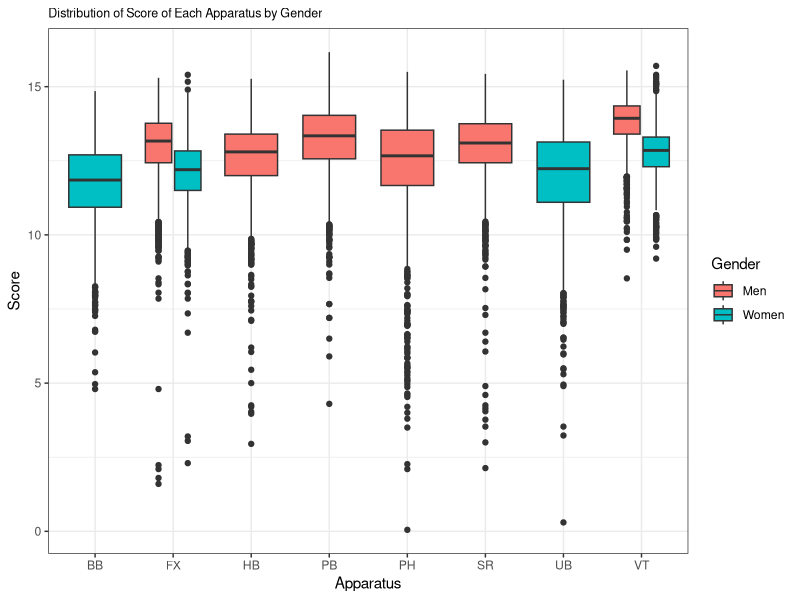
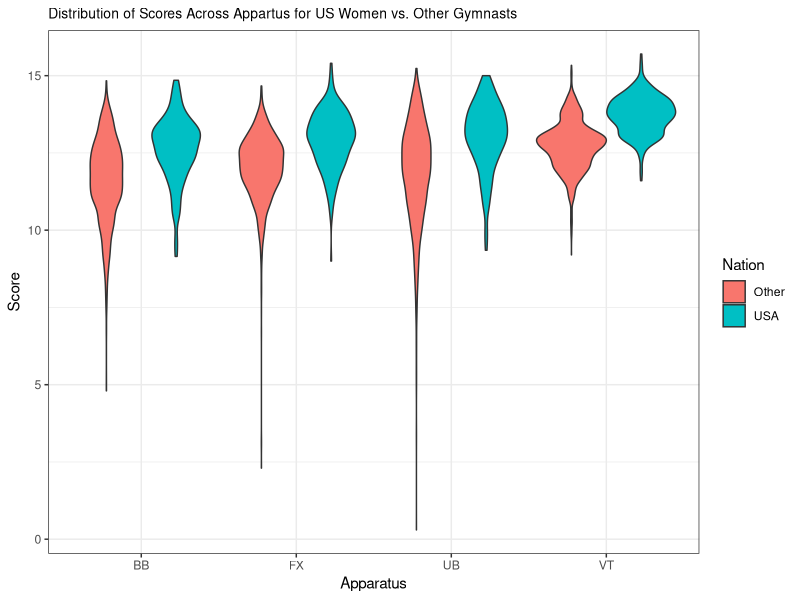
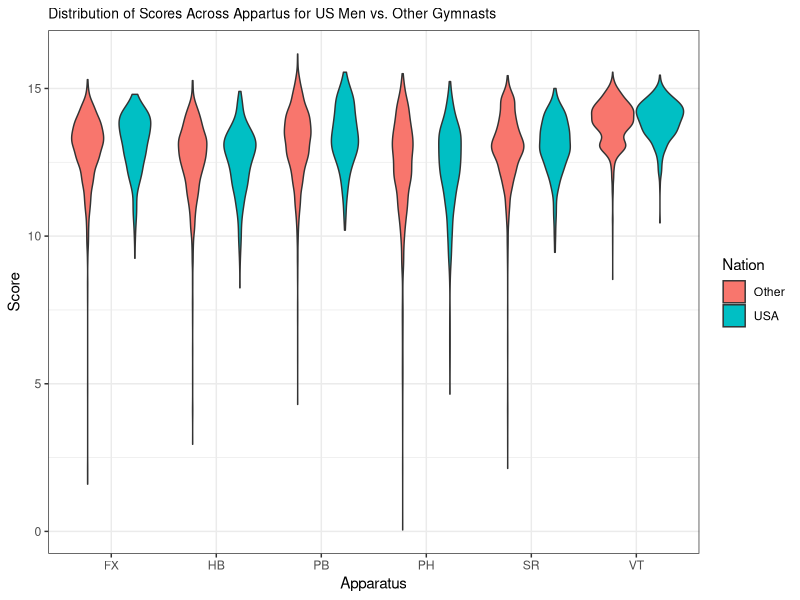
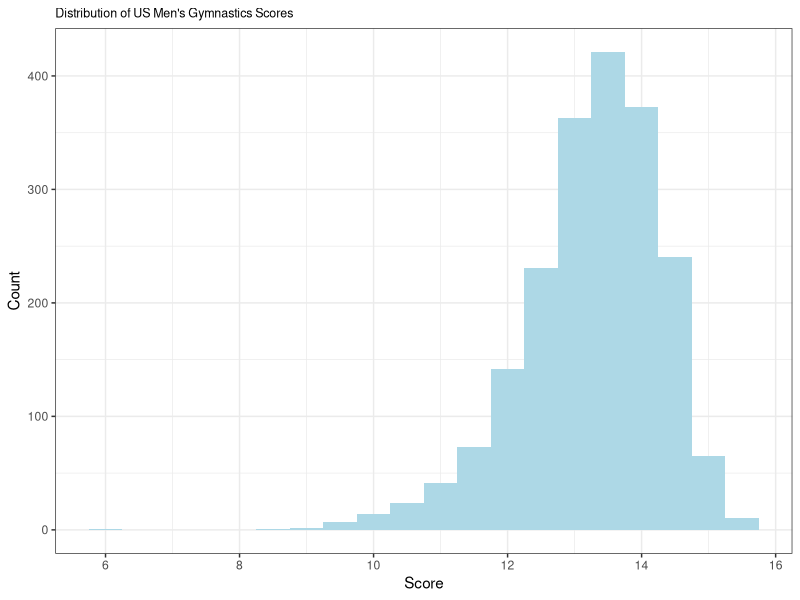
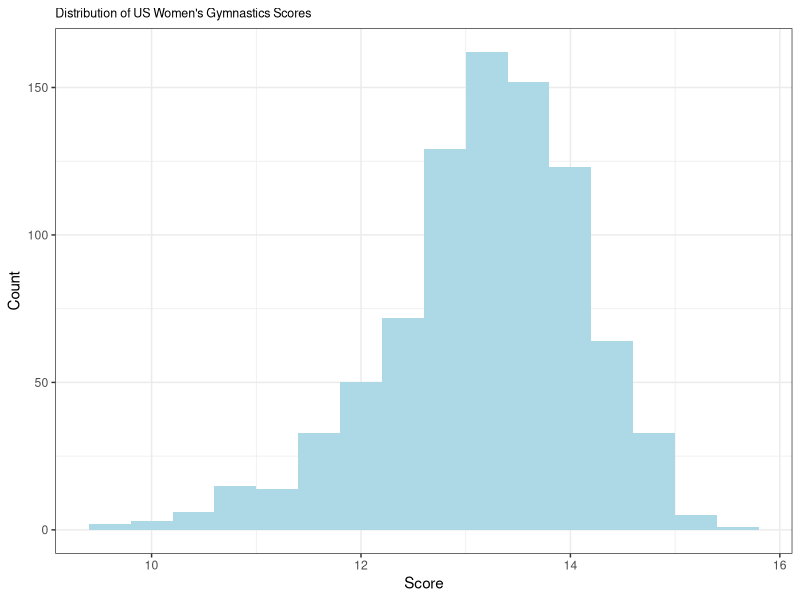

Write the R code that produced these figures, in order.
## ---- chunk 1
knitr::opts_chunk$set(echo = TRUE)
library(ggplot2)
library(dplyr)
library(MASS)
library(purrr)
library(tidyr)
library(knitr)
## ---- chunk 2
gym_data = read.csv("filtered_3.csv")
allcountries = read.csv("cleanedfinalgymnastdata.csv")
## ---- chunk 3
#Cleaning hb issue
gym_data$Apparatus[gym_data$Apparatus == "hb"] <- "HB"
allcountries$Apparatus[allcountries$Apparatus == "hb"] <- "HB"

## ---- chunk 4
#Gymnasts vault two times, which is in the data as VT1 and VT2 (or if just once VT)
#Renaming these to all just be VT, because they're all data on vaults
gym_data$Apparatus[gym_data$Apparatus == "VT1"] <- "VT"
gym_data$Apparatus[gym_data$Apparatus == "VT2"] <- "VT"
allcountries$Apparatus[allcountries$Apparatus == "VT1"] <- "VT"
allcountries$Apparatus[allcountries$Apparatus == "VT2"] <- "VT"

#Making a US Binary variable
gym_data <- gym_data %>%
  mutate(Nation = case_when(Country == "USA" ~ "USA",
                              Country != "USA" ~ "Other"))

allcountries <- allcountries %>%
  mutate(Nation = case_when(Country == "USA" ~ "USA",
                              Country != "USA" ~ "Other"))
## ---- chunk 5
#Looking at distribution of score across different events
options(repr.plot.width = 2, repr.plot.height =2)
p <- ggplot(data = allcountries, mapping = aes(x = Apparatus, y = Score, fill = Gender)) +  
  geom_boxplot() + theme_bw() + labs(title = "Distribution of Score of Each Apparatus by Gender") +
  xlab("Apparatus") + ylab("Score") + theme(plot.title=element_text(size=9))

p + scale_fill_discrete(name = "Gender", labels = c("Men", "Women"))

#Initial issue is that some rows have a lower score hb that is making it seem like there are two categories of high bar
## ---- chunk 6
women_gym_data <- gym_data %>%
  filter(Gender == "w")

men_gym_data <- gym_data %>%
  filter(Gender == "m")

allcountriesw <- allcountries %>%
  filter(Gender == "w")
allcountriesm <- allcountries %>%
  filter(Gender == "m")
## ---- chunk 7
library(dplyr)
ggplot(data = allcountriesw, mapping = aes(x = Apparatus, y = Score, fill = Nation)) +
  geom_violin() + theme_bw() + labs(title = "Distribution of Scores Across Appartus for US Women vs. Other Gymnasts") + xlab("Apparatus") + ylab("Score") + theme(plot.title = element_text(size=10))

ggplot(data = allcountriesm, mapping = aes(x = Apparatus, y = Score, fill = Nation)) +
  geom_violin() + theme_bw() + labs(title = "Distribution of Scores Across Appartus for US Men vs. Other Gymnasts") + xlab("Apparatus") + ylab("Score") + theme(plot.title = element_text(size=10))
## ---- chunk 8
men_gym_data <- men_gym_data %>%
  mutate(name = paste(FirstName, LastName))

men_gym_data %>% filter(Country == "USA") %>% group_by(name) %>% count()

women_gym_data <- women_gym_data %>%
  mutate(name = paste(FirstName, LastName))

women_gym_data %>% filter(Country == "USA") %>% group_by(name) %>% count()
## ---- chunk 9
us_men_gym_data <- men_gym_data %>% filter(Country == "USA")
us_womens_gym_data <- women_gym_data %>% filter(Country == "USA")
## ---- chunk 10
#Get rid of all gymnasts that did not compete in 2023
library(stringr)
us_womens_gym_data$Year <- str_sub(us_womens_gym_data$Date, -4)
us_men_gym_data$Year <- str_sub(us_men_gym_data$Date, -4)

length(unique(us_men_gym_data$name))
length(unique(us_womens_gym_data$name))

us_womens_gym_data <- us_womens_gym_data %>%
  group_by(name) %>%
  filter(max(Year) == 2023)

us_men_gym_data <- us_men_gym_data %>%
  group_by(name) %>%
  filter(max(Year) == 2023)

length(unique(us_men_gym_data$name))
length(unique(us_womens_gym_data$name))
## ---- chunk 11

length(unique(us_men_gym_data$name))
length(unique(us_womens_gym_data$name))
w_avs <- us_womens_gym_data %>%
  group_by(name) %>%
  summarise(mean(Score))
names(w_avs) <- c("name", "avgScore")

quantile(w_avs$avgScore)

m_avs <- us_men_gym_data %>%
  group_by(name) %>%
  summarise(mean(Score))
names(m_avs) <- c("name", "avgScore")

quantile(m_avs$avgScore)

us_womens_gym_data <- us_womens_gym_data %>%
  group_by(name) %>%
  filter(mean(Score) > 12.15156)
us_men_gym_data <- us_men_gym_data %>%
  group_by(name) %>%
  filter(mean(Score) > 12.15000)

length(unique(us_men_gym_data$name))
length(unique(us_womens_gym_data$name))
## ---- chunk 12
#hist(us_men_gym_data$Score)
ggplot(data = us_men_gym_data, mapping = aes(x = Score)) + geom_histogram(fill = "light blue",binwidth = .5) + theme_bw() +
  labs(title = "Distribution of US Men's Gymnastics Scores") + xlab("Score") + ylab("Count") +
   theme(plot.title=element_text(size=9))

ggplot(data = us_womens_gym_data, mapping = aes(x = Score)) + geom_histogram(fill = "light blue",binwidth = .4) + theme_bw() + labs(title = "Distribution of US Women's Gymnastics Scores") + xlab("Score") + ylab("Count") + theme(plot.title=element_text(size=9))
#hist(us_womens_gym_data$Score)
## ---- chunk 13
set.seed(1212)

problematic_groups <- gym_data %>%
  filter(FirstName == "" | LastName == "" | FirstName == ".")%>%
  distinct()

# Filter out problematic groups from the original data
uniques <- gym_data %>%
  anti_join(problematic_groups, by = c("FirstName", "LastName"))%>%
  filter(!is.na(Score))
usa <- subset(uniques, Country == "USA")
# usa_men <- subset(usa, Gender == "m")
usa_men <- us_men_gym_data
# usa_women <- subset(usa, Gender == "w")
usa_women <- us_womens_gym_data

mu <- list()
sd <- list()
name_store <- list()
for(i in 1:nrow(usa_men)){
  first_name <- usa_men$FirstName[i]
  last_name <- usa_men$LastName[i]
  name_store[[i]] <- paste(first_name, last_name, i , sep = "-")
  sub <- usa_men %>%
    subset(LastName == last_name)%>%
    subset(FirstName == first_name)
  sub_na <- na.omit(sub$Score)
  fits <- fitdistr(sub$Score, "normal")
  mu[[i]] <- as.numeric(fits$estimate[1])
  sd[[i]] <- as.numeric(fits$estimate[2])
}

men_tib <- tibble(Names = name_store, Mu = mu, SD = sd)
men_tib$Names <- sub("^(.*?-.*?)-.*", "\\1", men_tib$Names)

men_usa <- men_tib %>%
  distinct(Names, Mu, SD)

mu_2 <- list()
sd_2 <- list()
name_store_2 <- list()
for(i in 1:nrow(usa_women)){
  first_name <- usa_women$FirstName[i]
  last_name <- usa_women$LastName[i]
  name_store_2[[i]] <- paste(first_name, last_name, i , sep = "-")
  sub <- usa_women %>%
    subset(LastName == last_name)%>%
    subset(FirstName == first_name)
  sub_na <- na.omit(sub$Score)
  fits <- fitdistr(sub$Score, "normal")
  mu_2[[i]] <- as.numeric(fits$estimate[1])
  sd_2[[i]] <- as.numeric(fits$estimate[2])
}

women_tib <- tibble(Names = name_store_2, Mu = mu_2, SD = sd_2)
women_tib$Names <- sub("^(.*?-.*?)-.*", "\\1", women_tib$Names)

women_usa <- women_tib %>%
  distinct(Names, Mu, SD)
## ---- chunk 14
set.seed(500)
gymnasts <- 5
top_combos <- 10
usa_unique_final <- na.omit(men_usa)

name_list <- c(
  "Riley-LOOS",
  "Ian-LASIC",
  "Alex-DIAB",
  "Cameron-BOCK",
  "Yul-MOLDAUER",
  "Shane-WISKUS",
  "Colt-WALKER",
  "Blake-SUN",
  "Khoi-YOUNG",
  "Stephen-NEDOROSCIK",
  "Taylor-BURKHART",
  "Brandon-BRIONES",
  "Connor-MCCOOL",
  "Donnell-WHITTENBURG",
  "Asher-HONG",
  "Joshua-KARNES",
  "Paul-JUDA",
  "Frederick-RICHARD",
  "Brody-MALONE",
  "Curran-PHILLIPS",
  "Ian-SKIRKEY"
)


subset_picker <- subset(usa_unique_final, Names %in% name_list)
usa_unique_final$SD <- as.numeric(usa_unique_final$SD)
dev_max = max(usa_unique_final$SD, na.rm = TRUE)
dev_min = min(usa_unique_final$SD, na.rm = TRUE)
simulate_composite_score <- function(selected_gymnasts) {
  simulated_scores <- list()
  composite_score <- 0
  for (i in 1: nrow(selected_gymnasts)) {
    if(!is.na(selected_gymnasts$SD[i])){
      dev <- as.numeric(selected_gymnasts$SD[i])
    } else{
      dev = 1
    }
    mu <- as.numeric(selected_gymnasts$Mu[i])
    if (abs(dev) < 1e-10) {
      simulated_scores[[i]] <- mu
    } else {
#      simulated_scores[[i]] <- (0.85) * rnorm(1, mean = mu, sd = dev) +  
#        (0.15) * (1 - ((dev)^2 / dev_max - dev_min))
#        (rnorm(1, mean = mu, sd = dev) / dev)
      simulated_scores[[i]] <- max(rnorm(10, mean = mu, sd = dev) + (1 - (dev/ dev_max))^2)
    }
    composite_score <- composite_score + as.numeric(simulated_scores[[i]])

  }  
  return(composite_score)
}
gymnasts_without_brody <- subset_picker$Names[subset_picker$Names != "Brody-MALONE"]

# Generate all combinations of 4 other gymnasts
other_gymnast_combinations <- combn(gymnasts_without_brody, 4)

# Add "Brody-MALONE" to each combination
gymnast_combinations <- apply(other_gymnast_combinations, 2, function(column) {
  c("Brody-MALONE", column)
})

# Initialize a vector to store the composite scores for each team
composite_scores <- numeric(ncol(gymnast_combinations))

# Iterate over each combination
for(i in seq_len(ncol(gymnast_combinations))) {
  selected_gymnasts <- subset_picker[subset_picker$Names %in% gymnast_combinations[, i], ]
  composite_scores[i] <- simulate_composite_score(selected_gymnasts)
}

# Create a tibble with the results
results_tibble <- tibble(
  Gymnasts = apply(gymnast_combinations, 2, paste, collapse = ", "),
  Composite_Score = composite_scores
)

top_combinations_df <- results_tibble %>%
  mutate(Composite_Score = as.numeric(Composite_Score)) %>%
  arrange(desc(Composite_Score)) %>%
  slice_head(n = 10) %>%
  mutate(Composite_Score = round(Composite_Score, 2))

kable(top_combinations_df, digits = 2, caption = "Top 10 Male Groups of 5")
## ---- chunk 15
set.seed(500)
gymnasts <- 5
top_combos <- 10
usa_unique_final <- na.omit(women_usa)

name_list <- c(
  "Zoe-MILLER",
  "Jordan-CHILES",
  "Leanne-WONG",
  "Simone-BILES",
  "Shilese-JONES",
  "Joscelyn-ROBERSON",
  "Skye-BLAKELY",
  "Nola-MATTHEWS",
  "Kaliya-LINCOLN",
  "Katelyn-JONG",
  "Sunisa-LEE",
  "Jade-CAREY",
  "Katelyn-ROSEN",
  "Jordis-EICHMAN",
  "Addison-FATTA",
  "Kayla-DICELLO",
  "Ashlee-SULLIVAN"
)


subset_picker <- subset(usa_unique_final, Names %in% name_list)

usa_unique_final$SD <- as.numeric(usa_unique_final$SD)
dev_max = max(usa_unique_final$SD, na.rm = TRUE)
dev_min = min(usa_unique_final$SD, na.rm = TRUE)
simulate_composite_score <- function(selected_gymnasts) {
  simulated_scores <- list()
  composite_score <- 0
  for (i in 1: nrow(selected_gymnasts)) {
    if(!is.na(selected_gymnasts$SD[i])){
      dev <- as.numeric(selected_gymnasts$SD[i])
    } else{
      dev = 1
    }
    mu <- as.numeric(selected_gymnasts$Mu[i])
    if (!is.na(dev) && abs(dev) < 1e-10) {
      simulated_scores[[i]] <- mu
    } else {
#      simulated_scores[[i]] <- (0.85) * rnorm(1, mean = mu, sd = dev) +  
#        (0.15) * (1 - ((dev)^2 / dev_max - dev_min))
#        (rnorm(1, mean = mu, sd = dev) / dev)
      simulated_scores[[i]] <- max(rnorm(10, mean = mu, sd = dev) + (1 - (dev/ dev_max))^2)
    }
    composite_score <- composite_score + as.numeric(simulated_scores[[i]])
#    cat("Iteration:", i, "mu:", mu, "dev:", dev, "Simulated Score:", simulated_scores[[i]], "Composite Score:", composite_score, "\n")
  }  
#  print(composite_score)
  return(composite_score)
}

# results <- replicate(n, {
#   sampled_gymnasts <- subset_picker[sample(nrow(subset_picker), gymnasts, replace = FALSE),]
#   composite_score <- simulate_composite_score(sampled_gymnasts)
#   results_entry <- c(Gymnasts = paste(sampled_gymnasts$Names, collapse = ", "), Composite_Score = composite_score)
#   results_entry
# })

gymnasts_without_simone <- subset_picker$Names[subset_picker$Names != "Simone-BILES"]

# Generate all combinations of 4 other gymnasts
other_gymnast_combinations <- combn(gymnasts_without_simone, 4)

gymnast_combinations <- apply(other_gymnast_combinations, 2, function(column) {
  c("Simone-BILES", column)
})

composite_scores <- numeric(ncol(gymnast_combinations))

# Iterate over each combination
for(i in seq_len(ncol(gymnast_combinations))) {
  selected_gymnasts <- subset_picker[subset_picker$Names %in% gymnast_combinations[, i], ]
  composite_scores[i] <- simulate_composite_score(selected_gymnasts)
}

# Create a tibble with the results
results_tibble <- tibble(
  Gymnasts = apply(gymnast_combinations, 2, paste, collapse = ", "),
  Composite_Score = composite_scores
)

top_combinations_df <- results_tibble %>%
  mutate(Composite_Score = as.numeric(Composite_Score)) %>%
  arrange(desc(Composite_Score)) %>%
  slice_head(n = 10) %>%
  mutate(Composite_Score = round(Composite_Score, 2))

kable(top_combinations_df, digits = 2, caption = "Top 10 Female Groups of 5")
## ---- chunk 16
allcountries <- allcountries %>%
  mutate(name = paste(FirstName, LastName))

women_gym_data <- allcountries %>%
  filter(Gender == "w")

men_gym_data <- allcountries %>%
  filter(Gender == "m")

# select up to 7 gymnasts with highest mean scores for each country
w_avs_all <- women_gym_data %>%
  group_by(Country, name) %>%
  summarise(mean = mean(Score)) %>% 
  top_n(7, mean)
m_avs_all <- men_gym_data %>%
  group_by(Country, name) %>%
  summarise(mean = mean(Score)) %>% 
  top_n(7, mean)
## ---- chunk 17
# function that simulates a random score for a gymnast in an apparatus
simulate_score_men <- function(gymnast, apparatus) {
  data = men_gym_data %>% filter(name == gymnast, Apparatus == apparatus)
  if (nrow(data) == 0) { # if the gymnast has no historical data in this apparatus then return a score of 0
    return(0)
  }
  # else return simulated score
  data <- data%>%
    group_by(name) %>%
    summarise(med = median(Score, na.rm = T),
              sd = sd(Score, na.rm = T))
  mu <- data$med
  sd <- data$sd
  score <- rnorm(1, mean = mu, sd = sd)
  return(score)
}
simulate_score_women <- function(gymnast, apparatus) {
  data = women_gym_data %>% filter(name == gymnast, Apparatus == apparatus)
  if (nrow(data) == 0) { # if the gymnast has no historical data in this apparatus then return a score of 0
    return(0)
  }
  # else return simulated score
  data <- data%>%
    group_by(name) %>%
    summarise(med = median(Score, na.rm = T),
              sd = sd(Score, na.rm = T))
  mu <- data$med
  sd <- data$sd
  score <- rnorm(1, mean = mu, sd = sd)
  return(score)
}
## ---- chunk 18
men_name_list <- c("Curran PHILLIPS", "Taylor BURKHART", "Blake SUN", "Brody MALONE", "Stephen NEDOROSCIK")
subset_picker_m <- subset(us_men_gym_data, name %in% men_name_list)

women_name_list <- c("Simone BILES", "Jade- CAREY", "Joscelyn ROBERSON", "Kayla DICELLO", "Zoe MILLER")
subset_picker_f <- subset(us_womens_gym_data, name %in% women_name_list)

us_team_men <- men_name_list
us_team_women <- women_name_list
## ---- chunk 19
data_list <- list(
  c('Riley LOOS', c(10, 16, 10, 11)),
  c('Ian LASIC-ELLIS', c(14, 20, 18, 16)),
  c('Alex DIAB', c(56, 12, 17, 19)),
  c('Cameron BOCK', c(12, 24, 16, 15)),
  c('Yul MOLDAUER', c(15, 19, 12, 13)),
  c('Shane WISKUS', c(11, 21, 15, 12)),
  c('Colt WALKER', c(8, 8, 9, 9)),
  c('Blake SUN', c(55, 14, 14, 18)),
  c('Khoi YOUNG', c(7, 7, 4, 4)),
  c('Stephen NEDOROSCIK', c(64, 4, 89, 80)),
  c('Taylor BURKHART', c(5, 6, 5, 7)),
  c('Brandon BRIONES', c(32, 10, 13, 14)),
  c('Connor MCCOOL', c(75, 13, 21, 80)),
  c('Donnell WHITTENBURG', c(2, 3, 3, 3)),
  c('Asher HONG', c(4, 11, 7, 8)),
  c('Joshua Andrew KARNES', c(9, 15, 11, 10)),
  c('Paul JUDA', c(6, 17, 8, 6)),
  c('Frederick Nathaniel RICHARD', c(3, 5, 6, 5)),
  c('Brody MALONE', c(1, 1, 1, 1)),
  c('Curran PHILLIPS', c(13, 2, 2, 2)),
  c('Ian SKIRKEY', c(79, 9, 89, 80))
)


# Sort by last name
# Convert to data frame
data_df <- do.call(rbind, lapply(data_list, function(x) {
  c(Name = x[1], `Sum Score Rank` = x[2], `Best 1 App Rank` = x[3], `Best 2 App Rank` = x[4], `Best 3 App Rank` = x[5])
}))
data_df <- as.data.frame(data_df, stringsAsFactors = FALSE)

# Use kable to create the table
kable(data_df, caption = "Four Metric Ranks for Male Gymnasts")  # Change 'html' to 'latex' or 'markdown' if needed
## ---- chunk 20

data_list <- list(
  c('Zoe MILLER', c(7, 1, 5, 5)),
  c('Jordan CHILES', c(2, 5, 2, 3)),
  c('Leanne WONG', c(14, 19, 17, 15)),
  c('Simone BILES', c(1, 4, 1, 1)),
  c('Shilese JONES', c(6, 8, 8, 8)),
  c('Joscelyn ROBERSON', c(3, 6, 3, 2)),
  c('Skye BLAKELY', c(9, 10, 10, 9)),
  c('Nola MATTHEWS', c(13, 16, 13, 13)),
  c('Kaliya LINCOLN', c(8, 2, 6, 6)),
  c('Katelyn JONG', c(12, 14, 11, 12)),
  c('Sunisa LEE', c(30, 11, 14, 32)),
  c('Jade CAREY', c(4, 3, 4, 4)),
  c('Katelyn ROSEN', c(15, 13, 15, 14)),
  c('Jordis EICHMAN', c(16, 12, 16, 16)),
  c('Addison FATTA', c(11, 15, 12, 11)),
  c('Kayla DICELLO', c(5, 7, 7, 7)),
  c('Ashlee SULLIVAN', c(10, 9, 9, 10))
)


# Sort by last name
# Convert to data frame
data_df <- do.call(rbind, lapply(data_list, function(x) {
  c(Name = x[1], `Sum Score Rank` = x[2], `Best 1 App Rank` = x[3], `Best 2 App Rank` = x[4], `Best 3 App Rank` = x[5])
}))
data_df <- as.data.frame(data_df, stringsAsFactors = FALSE)

# Use kable to create the table
kable(data_df, caption = "Four Metric Ranks for Female Gymnasts")  # Change 'html' to 'latex' or 'markdown' if needed
